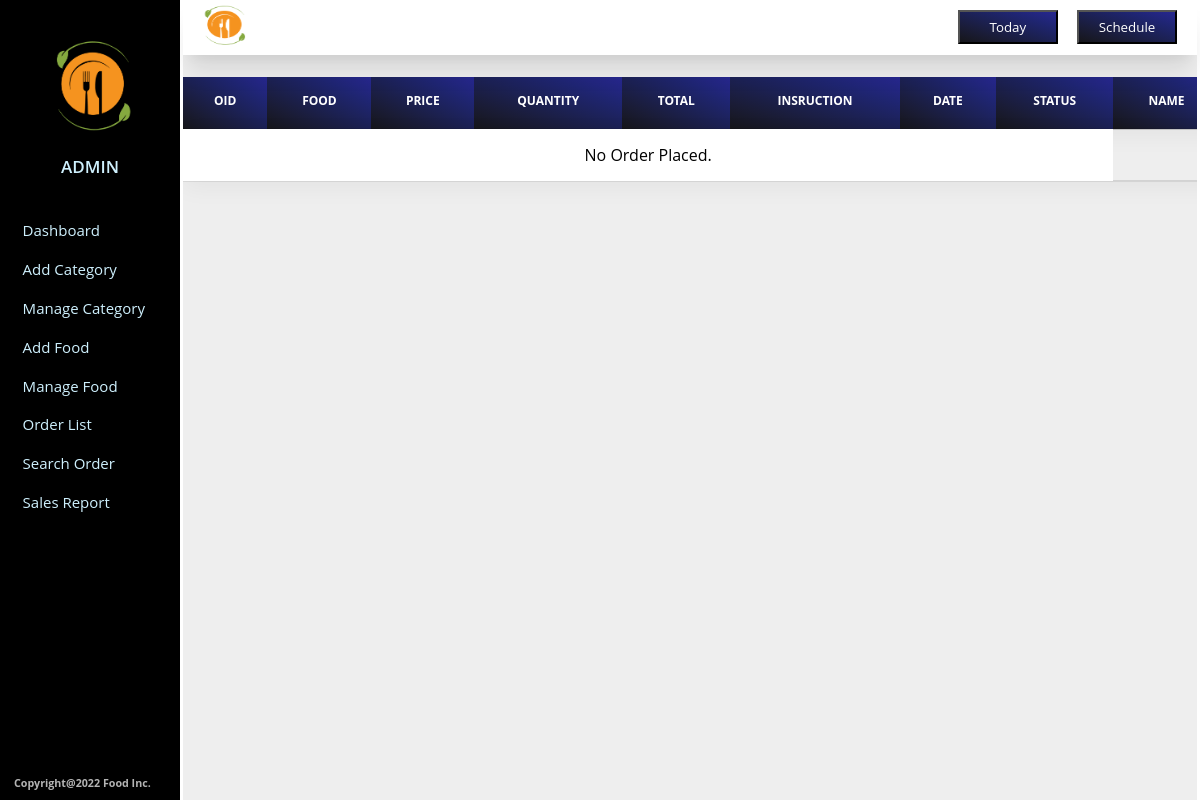
/admin/order-list.php (signed in), run on an earlier commit of the app's database.
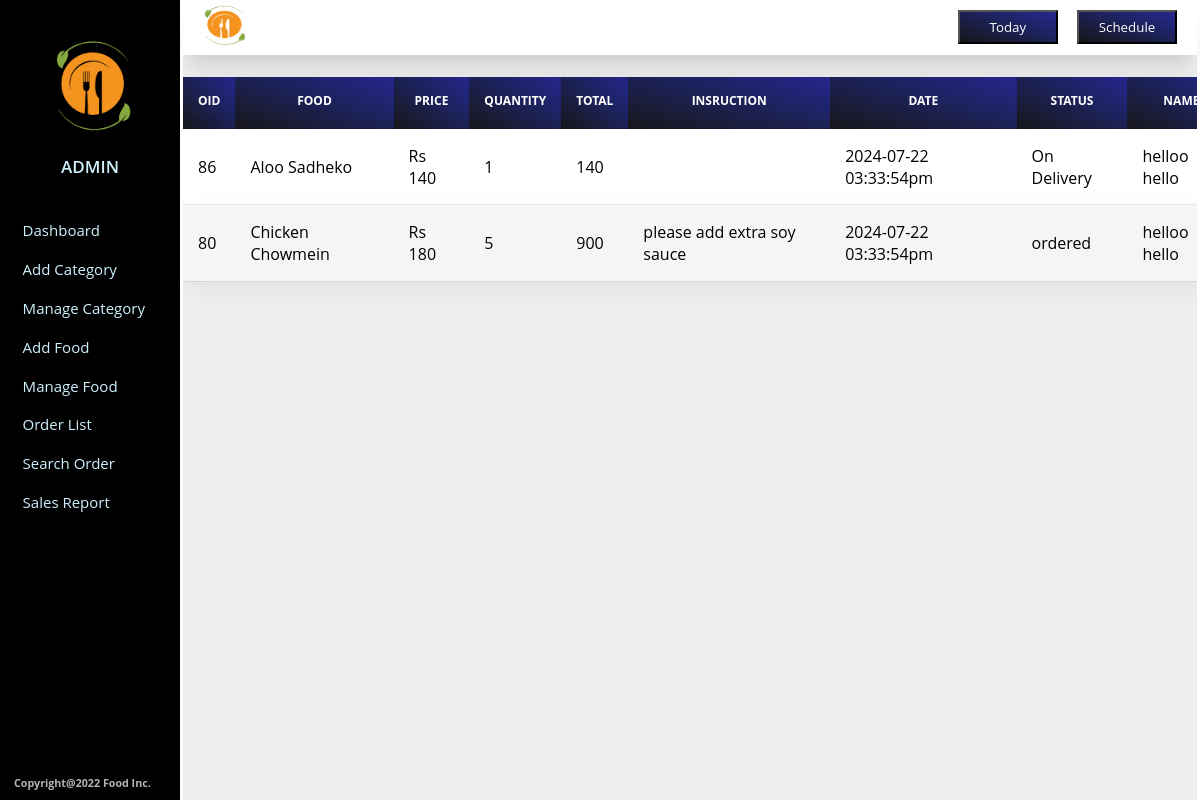
And on a later commit of the database.
### tables this page shows
CREATE TABLE `order` (
  `oid` int(10) NOT NULL,
  `food` varchar(150) NOT NULL,
  `price` int(11) NOT NULL,
  `quantity` int(11) NOT NULL,
  `total` int(11) NOT NULL,
  `instruction` varchar(255) NOT NULL,
  `order-date` varchar(200) NOT NULL,
  `status` varchar(50) NOT NULL DEFAULT 'cart',
  `c-name` varchar(100) NOT NULL,
  `c-contact` varchar(20) NOT NULL,
  `c-address` varchar(150) NOT NULL,
  `email` varchar(120) NOT NULL,
  `payment` varchar(255) DEFAULT NULL
);

### admin/order-list.php (the view, shortened to what this page needs)
<?php
    include('../connect.php');
    ?>
<!DOCTYPE html>
<html>
<head>
    <link rel="stylesheet" type="text/css" href="../style.css">
</head>
<body>
    <div class="sidebar text-center">
        <img src="../images/logo.png">
        <br>
        <h4 style="font-size: 17px;font-weight: 600;color: rgb(206, 240, 253);">ADMIN</h4>
        <br>
        <div class="innerside">
            <a href="dashboard.php">Dashboard</a>
            <a href="add-category.php">Add Category</a>
            <a href="manage-category.php">Manage Category</a>
            <a href="add-food.php">Add Food</a>
            <a href="manage-food.php">Manage Food</a>
            <a href="order-list.php">Order List</a>
            <a href="searchorder.php">Search Order</a>
            <a href="salesreport.php">Sales Report</a>
        </div>
        <div style="bottom: 10px;left: 14px; position: fixed; color: #B4B4B4;">
            <h6>Copyright@2022 Food Inc.</h6>
        </div>
    </div>
    <div class="restlist">
        <div class="restheader">
            <img src="../images/logo.png" height="50px" width="60px" >
            <div class="restheaderbtn">
                <button id="today">Today</button>
                <button id="schedule">Schedule</button>
            </div>
        </div>
                <br>
        <div class="orderl">
            <table cellspacing="0">
                <tr>
                    <th >OID</th>
                    <th >FOOD</th>
                    <th >PRICE</th>
                    <th >QUANTITY</th>
                    <th >TOTAL</th>
                    <th >INSRUCTION</th>
                    <th >DATE</th>
                    <th >STATUS</th>
                    <th >NAME</th>
                </tr>
               <?php
                    $todaydate =  date("Y-m-d");
                    $q = "SELECT * FROM `order` WHERE status!='cart' and `order-date`  LIKE '$todaydate%:__:%' order by `oid` DESC";
                    $res = mysqli_query($con,$q);
                     $sn = 1;
                    if(mysqli_num_rows($res)>0){
                        while ($row = mysqli_fetch_assoc($res)) {
                            $oid = $row['oid'];
                            $food = $row['food'];
                            $price = "Rs ".$row['price'];
                            $quantity = $row['quantity'];
                            $total = $row['total'];
                            $instruction = $row['instruction'];
                            $date = $row['order-date'];
                            $status = $row['status'];
                            $name = $row['c-name'];
                            $sn++;
                            ?>
                            <tr style='<?php if($sn%2!=0) echo "background-color: #f5f5f5"?>'>
                                <td class="oidd"><?php echo $oid; ?>
                                <td><?php echo $food; ?></td>
                                <td><?php echo $price; ?></td>
                                <td><?php echo $quantity; ?></td>
                                <td><?php echo $total; ?></td>
                                <td><?php echo $instruction; ?></td>
                                <td><?php echo $date; ?></td>
                                <td class="statusbtn">
                                    <?php
                                        echo "<label class='label'>$status</label>";
                                    ?>
                                </td>
                                <td><?php echo $name; ?></td>
                            </tr>
                            <?php
                        }
                    }
                    else{
                        echo "
                            <tr>
                            <td colspan=8 class='text-center'>No Order Placed.</td>
                            </tr>
                        ";
                    }
                ?>
            </table>
        </div>
    </div>
     </body>
</html>

### style.css (style rules this page uses)
* { margin: 0; padding: 0; font-family:Open Sans,sans-serif; }
html { scroll-behavior: smooth; }
body { overflow-x: hidden; }
.text-center { text-align: center; }
.sidebar { width: 15%; height: 100vh; position: fixed; background-color: black; }
.sidebar img { position: relative; width: 110px; height: 110px; top: 30px; border-radius: 50%; object-fit: cover; object-position: 50% 50%; margin-bottom: 40px; }
.sidebar a { color: rgb(206, 240, 253); text-decoration: none; display: block; font-size: 15px; padding: 3% 3% 3% 10%; margin: 5% 1%; border-radius: 3px; }
.innerside { margin: 8% 2%; text-align: left; }
.restlist { width: 84.5%; min-height: 100vh; float: right; margin-right: 3px; background-color: #EEEEEE; }
.restheader { padding-left: 10px; height: 8%; box-shadow: rgba(0, 0, 0, 0.1) 0px 20px 25px -5px, rgba(0, 0, 0, 0.04) 0px 10px 10px -5px; position: relative; background-color: white; }
.restheaderbtn { position: absolute; right: 20px; top: 10px; }
.restheaderbtn button { width: 100px; background: transparent; background-image: linear-gradient(to right top, #16161a, #1a1c36, #1c2154, #1f2572, #272790); padding: 6px; color: white; margin-left: 15px; cursor: pointer; }
th,td { padding: 15px; }
th { background-image: linear-gradient(to right top, #16161a, #1a1c36, #1c2154, #1f2572, #272790); padding-bottom: 20px; font-size: 12px; color: white; }
td { background-image: linear-gradient(to right top, #eff4f9, #e6f4f7, #e0f3f1, #e0f1e5, #e7edd9); }

### admin/order-list.php (style rules this page uses)
.orderl { overflow-x: auto; min-height: 89vh; }
table { width: 155%; border-collapse: collapse; }
td { background-image: none; }
tr { background-color: white; box-shadow: rgba(0, 0, 0, 0.05) 0px 6px 24px 0px, rgba(0, 0, 0, 0.08) 0px 0px 0px 1px; }

What changed in the data, as far as the page shows it:
added order: oid "86", food "Aloo Sadheko", price "Rs 140", quantity "1", total "140", value "2024-07-22 03:33:54pm", status "On Delivery", value "helloo hello"
now on this page (row edited): order: oid "80", food "Chicken Chowmein", price "Rs 180", quantity "5", total "900", instruction "please add extra soy sauce", value "2024-07-22 03:33:54pm", status "ordered", value "helloo hello"
Also different on the page:
text no longer shown: "No Order Placed."
